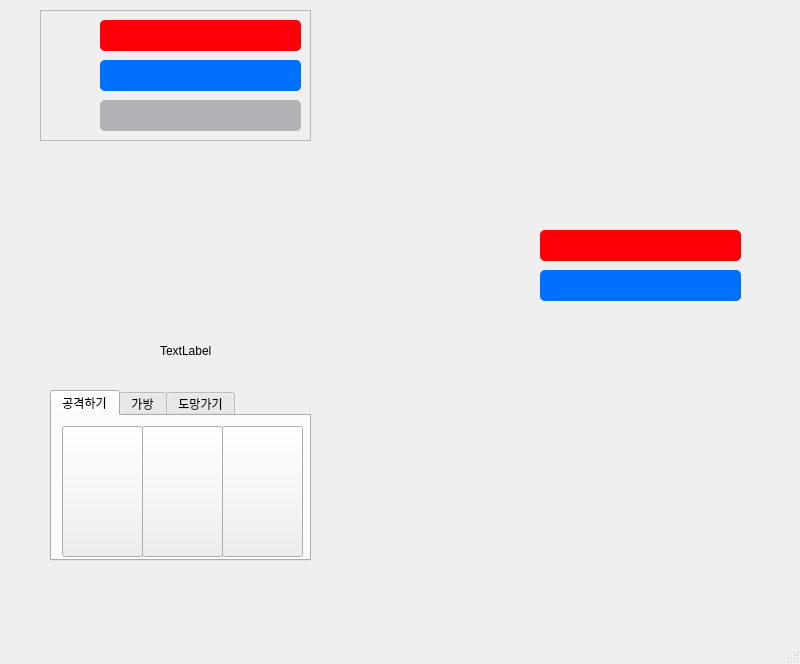
<?xml version="1.0" encoding="UTF-8"?>
<ui version="4.0">
 <class>MainWindow</class>
 <widget class="QMainWindow" name="MainWindow">
  <property name="geometry">
   <rect>
    <x>0</x>
    <y>0</y>
    <width>800</width>
    <height>664</height>
   </rect>
  </property>
  <property name="windowTitle">
   <string>MainWindow</string>
  </property>
  <widget class="QWidget" name="centralwidget">
   <widget class="QTabWidget" name="tabWidget">
    <property name="geometry">
     <rect>
      <x>50</x>
      <y>390</y>
      <width>261</width>
      <height>171</height>
     </rect>
    </property>
    <property name="currentIndex">
     <number>0</number>
    </property>
    <widget class="QWidget" name="tab">
     <attribute name="title">
      <string>공격하기</string>
     </attribute>
     <widget class="QPushButton" name="skill1">
      <property name="geometry">
       <rect>
        <x>10</x>
        <y>10</y>
        <width>81</width>
        <height>131</height>
       </rect>
      </property>
      <property name="text">
       <string/>
      </property>
     </widget>
     <widget class="QPushButton" name="skill2">
      <property name="geometry">
       <rect>
        <x>90</x>
        <y>10</y>
        <width>81</width>
        <height>131</height>
       </rect>
      </property>
      <property name="text">
       <string/>
      </property>
     </widget>
     <widget class="QPushButton" name="skill3">
      <property name="geometry">
       <rect>
        <x>170</x>
        <y>10</y>
        <width>81</width>
        <height>131</height>
       </rect>
      </property>
      <property name="text">
       <string/>
      </property>
     </widget>
    </widget>
    <widget class="QWidget" name="tab_2">
     <attribute name="title">
      <string>가방</string>
     </attribute>
     <widget class="QPushButton" name="item_Btn1">
      <property name="geometry">
       <rect>
        <x>0</x>
        <y>10</y>
        <width>121</width>
        <height>131</height>
       </rect>
      </property>
      <property name="text">
       <string/>
      </property>
      <property name="icon">
       <iconset>
        <normaloff>randombox.png</normaloff>randombox.png</iconset>
      </property>
      <property name="iconSize">
       <size>
        <width>100</width>
        <height>200</height>
       </size>
      </property>
     </widget>
     <widget class="QPushButton" name="item_Btn2">
      <property name="geometry">
       <rect>
        <x>130</x>
        <y>10</y>
        <width>121</width>
        <height>131</height>
       </rect>
      </property>
      <property name="text">
       <string/>
      </property>
      <property name="icon">
       <iconset>
        <normaloff>randombox.png</normaloff>randombox.png</iconset>
      </property>
      <property name="iconSize">
       <size>
        <width>100</width>
        <height>200</height>
       </size>
      </property>
     </widget>
    </widget>
    <widget class="QWidget" name="tab_3">
     <attribute name="title">
      <string>도망가기</string>
     </attribute>
     <widget class="QPushButton" name="run">
      <property name="geometry">
       <rect>
        <x>0</x>
        <y>10</y>
        <width>251</width>
        <height>131</height>
       </rect>
      </property>
      <property name="text">
       <string>도망가기</string>
      </property>
     </widget>
    </widget>
   </widget>
   <widget class="QLabel" name="bettlepokemon">
    <property name="geometry">
     <rect>
      <x>39</x>
      <y>180</y>
      <width>261</width>
      <height>171</height>
     </rect>
    </property>
    <property name="text">
     <string/>
    </property>
   </widget>
   <widget class="QLabel" name="bettlepokemon_2">
    <property name="geometry">
     <rect>
      <x>500</x>
      <y>30</y>
      <width>261</width>
      <height>171</height>
     </rect>
    </property>
    <property name="text">
     <string/>
    </property>
   </widget>
   <widget class="QLabel" name="name_level">
    <property name="geometry">
     <rect>
      <x>160</x>
      <y>330</y>
      <width>151</width>
      <height>41</height>
     </rect>
    </property>
    <property name="text">
     <string>TextLabel</string>
    </property>
   </widget>
   <widget class="QFrame" name="frame">
    <property name="geometry">
     <rect>
      <x>40</x>
      <y>10</y>
      <width>271</width>
      <height>131</height>
     </rect>
    </property>
    <property name="frameShape">
     <enum>QFrame::StyledPanel</enum>
    </property>
    <property name="frameShadow">
     <enum>QFrame::Raised</enum>
    </property>
    <widget class="QProgressBar" name="progressBar_1">
     <property name="geometry">
      <rect>
       <x>60</x>
       <y>10</y>
       <width>201</width>
       <height>31</height>
      </rect>
     </property>
     <property name="styleSheet">
      <string notr="true">QProgressBar {
	font: 18pt &quot;.AppleSystemUIFont&quot;;
	font: 18pt &quot;.AppleSystemUIFont&quot;;
     border-radius: 5px;
	background-color: rgb(179, 177, 181);
	font: 14pt &quot;American Typewriter&quot;;
 }

 QProgressBar::chunk {
     background-color: rgb(252, 1, 7);
	border-radius: 5px;
 }</string>
     </property>
     <property name="maximum">
      <number>100</number>
     </property>
     <property name="value">
      <number>100</number>
     </property>
     <property name="textVisible">
      <bool>false</bool>
     </property>
     <property name="format">
      <string>HP %p</string>
     </property>
    </widget>
    <widget class="QProgressBar" name="progressBar_2">
     <property name="geometry">
      <rect>
       <x>60</x>
       <y>50</y>
       <width>201</width>
       <height>31</height>
      </rect>
     </property>
     <property name="styleSheet">
      <string notr="true">QProgressBar {
	font: 18pt &quot;.AppleSystemUIFont&quot;;
     border-radius: 5px;
	background-color: rgb(179, 177, 181);
	font: 14pt &quot;American Typewriter&quot;;
 }

 QProgressBar::chunk {
     background-color: rgb(0, 112, 255);
	border-radius: 5px;
 }</string>
     </property>
     <property name="maximum">
      <number>100</number>
     </property>
     <property name="value">
      <number>100</number>
     </property>
     <property name="textVisible">
      <bool>false</bool>
     </property>
     <property name="format">
      <string>HP %p</string>
     </property>
    </widget>
    <widget class="QProgressBar" name="progressBar_3">
     <property name="geometry">
      <rect>
       <x>60</x>
       <y>90</y>
       <width>201</width>
       <height>31</height>
      </rect>
     </property>
     <property name="styleSheet">
      <string notr="true">QProgressBar {
	font: 18pt &quot;.AppleSystemUIFont&quot;;
     border-radius: 5px;
	background-color: rgb(179, 177, 181);
	font: 14pt &quot;American Typewriter&quot;;
 }

 QProgressBar::chunk {
     background-color: rgb(98, 255, 87);
	border-radius: 5px;
 }</string>
     </property>
     <property name="minimum">
      <number>0</number>
     </property>
     <property name="maximum">
      <number>5</number>
     </property>
     <property name="value">
      <number>0</number>
     </property>
     <property name="textVisible">
      <bool>false</bool>
     </property>
     <property name="format">
      <string>HP %p</string>
     </property>
    </widget>
   </widget>
   <widget class="QProgressBar" name="progressBar_5">
    <property name="geometry">
     <rect>
      <x>540</x>
      <y>270</y>
      <width>201</width>
      <height>31</height>
     </rect>
    </property>
    <property name="styleSheet">
     <string notr="true">QProgressBar {
	font: 18pt &quot;.AppleSystemUIFont&quot;;
     border-radius: 5px;
	background-color: rgb(179, 177, 181);
	font: 14pt &quot;American Typewriter&quot;;
 }

 QProgressBar::chunk {
     background-color: rgb(0, 112, 255);
	border-radius: 5px;
 }</string>
    </property>
    <property name="maximum">
     <number>100</number>
    </property>
    <property name="value">
     <number>100</number>
    </property>
    <property name="textVisible">
     <bool>false</bool>
    </property>
    <property name="format">
     <string>HP %p</string>
    </property>
   </widget>
   <widget class="QProgressBar" name="progressBar_4">
    <property name="geometry">
     <rect>
      <x>540</x>
      <y>230</y>
      <width>201</width>
      <height>31</height>
     </rect>
    </property>
    <property name="styleSheet">
     <string notr="true">QProgressBar {
	font: 18pt &quot;.AppleSystemUIFont&quot;;
	font: 18pt &quot;.AppleSystemUIFont&quot;;
     border-radius: 5px;
	background-color: rgb(179, 177, 181);
	font: 14pt &quot;American Typewriter&quot;;
 }

 QProgressBar::chunk {
     background-color: rgb(252, 1, 7);
	border-radius: 5px;
 }</string>
    </property>
    <property name="maximum">
     <number>100</number>
    </property>
    <property name="value">
     <number>100</number>
    </property>
    <property name="textVisible">
     <bool>false</bool>
    </property>
    <property name="format">
     <string>HP %p</string>
    </property>
   </widget>
  </widget>
  <widget class="QMenuBar" name="menubar">
   <property name="geometry">
    <rect>
     <x>0</x>
     <y>0</y>
     <width>800</width>
     <height>24</height>
    </rect>
   </property>
  </widget>
  <widget class="QStatusBar" name="statusbar"/>
 </widget>
 <resources/>
 <connections/>
</ui>
